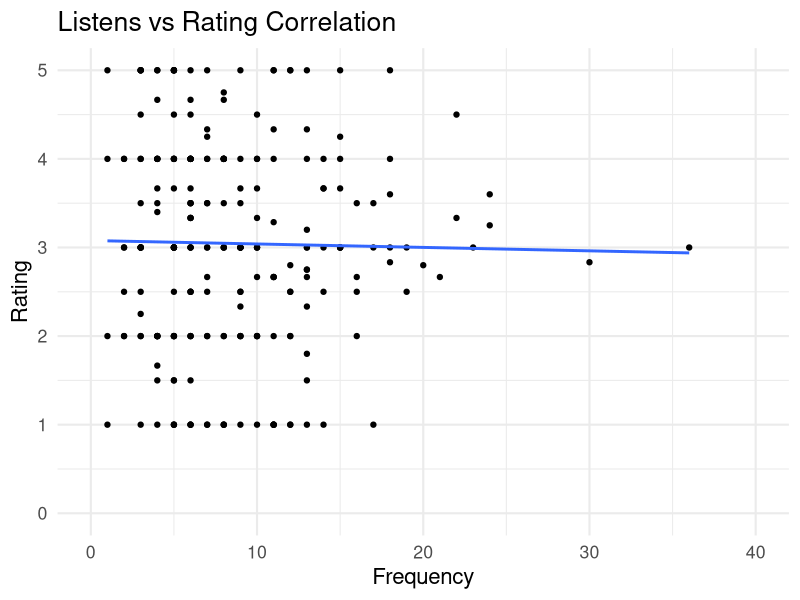

Write the R code that produced this figure.
# Greg Lynskey

rm(list= ls())
library(ggplot2)
library(data.table)

# - Highest paid artists (pib2000 pays artists $0.02 per listen)
#   - Hypothesis: Are higher paid artists rated higher?
#   - DataNeeded: Get top 5 rated artists vs bottom 5 rated artists show play count

artist_rating <- read.csv("artist_rating.csv", header=TRUE)
artist_listens <- read.csv("artist_listens.csv", header=TRUE)


# Get Artist Listen Frequency
artist_counter_t <- table(artist_listens$Name)
artist_counter_df <- as.data.frame(artist_counter_t)
colnames(artist_counter_df) <- c("artist", "frequency")
artist_counter_df <- artist_counter_df[order(-artist_counter_df$frequency),]

# Get Artist Rating
artist_rating_df <- data.frame(
  artist_rating$Name,
  artist_rating$rating
)
colnames(artist_rating_df) <- c("artist", "rating")

artist_rating_aggregate <- aggregate(rating ~ artist, artist_rating_df, mean)

plot_data <- merge(artist_counter_df, artist_rating_aggregate)

# Scatter Plot ( x = listen Frequency, y = Average Rating )
p <- ggplot(plot_data, aes(x=frequency, y=rating)) +
  geom_point() + geom_smooth(method="lm", se=FALSE)

p + labs(title="Listens vs Rating Correlation") +
  xlab("Frequency") + ylab("Rating") + xlim(0,40) +ylim(0,5) + theme_minimal(base_size = 16)
